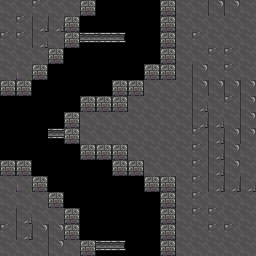

A level layout from a 2D game, rendered from its tile map. Below: a short description, then the map file with its tile-grid data intact:
An orthogonal 16x16 tile map with 16x16 px tiles, 1 tile layer (Calque de Tile 1).

<map version="1.2" tiledversion="1.2.3" orientation="orthogonal" renderorder="right-down" width="16" height="16" tilewidth="16" tileheight="16" infinite="0" nextlayerid="2" nextobjectid="1">
 <tileset firstgid="1" source="../tileset.tsx" />
 <layer id="1" name="Calque de Tile 1" width="16" height="16">
  <data encoding="csv">
25,25,89,25,25,59,0,0,0,0,59,25,25,88,88,25,
25,89,72,72,59,0,0,0,0,0,59,25,25,25,25,25,
89,89,72,25,59,22,22,23,201,0,59,25,89,25,25,25,
25,25,25,59,0,0,0,0,0,0,59,25,25,89,89,25,
25,73,59,0,49,0,0,0,0,59,59,25,88,25,89,25,
59,59,0,0,0,0,0,59,59,25,25,25,88,88,88,88,
0,0,0,0,0,59,59,59,25,25,25,25,72,25,89,88,
0,0,0,0,59,25,25,25,25,25,25,25,72,72,25,88,
0,0,0,22,59,25,25,25,25,25,25,25,89,72,88,88,
0,0,0,0,0,59,59,59,25,25,25,25,89,72,88,25,
59,59,0,0,0,0,0,59,59,25,25,25,89,72,88,25,
25,73,59,0,0,0,0,0,0,59,59,25,89,72,72,72,
25,25,25,59,0,0,0,0,0,0,59,25,89,25,25,25,
25,72,25,25,59,0,0,0,0,0,59,25,89,89,25,25,
89,72,88,88,59,65,0,0,0,0,59,25,25,89,89,25,
25,25,25,88,25,59,22,23,0,0,59,25,25,25,25,25
</data>
 </layer>
</map>
